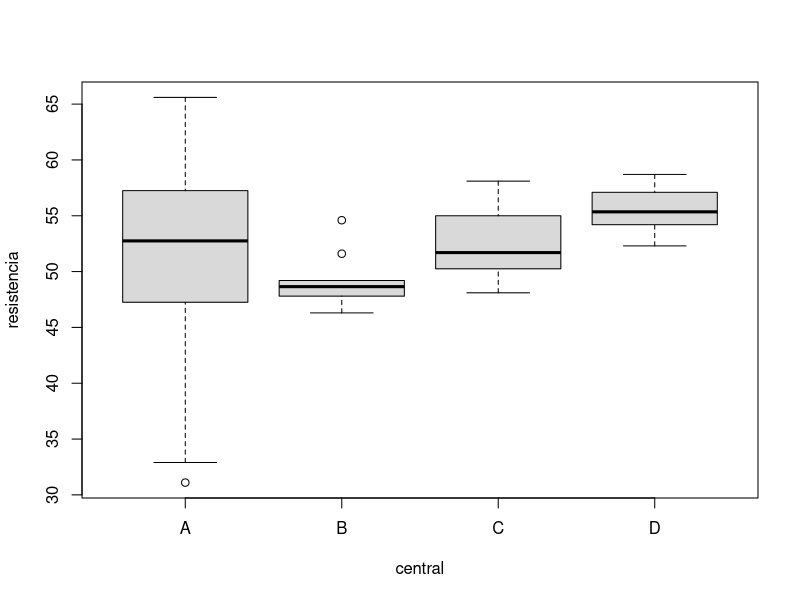
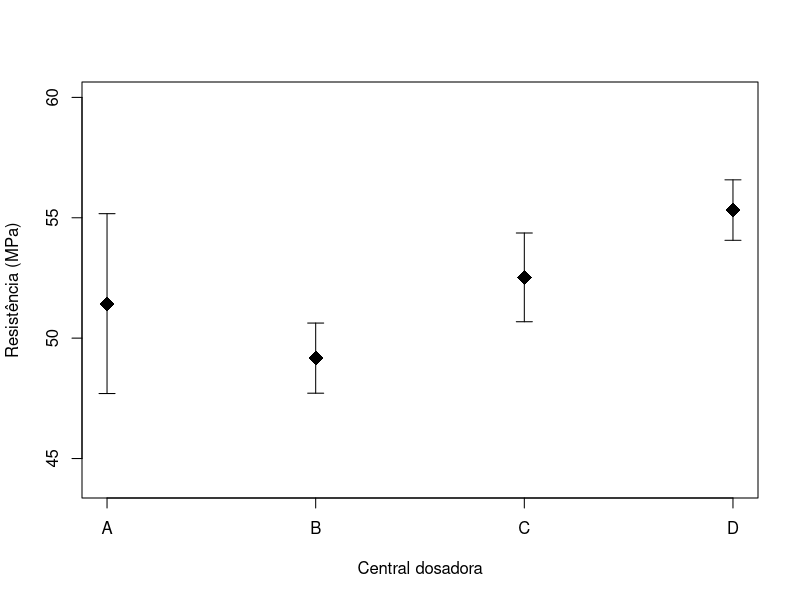

The R script that drew these images, in order:
# Games-Howell: exemplo completo ----
# Pacotes: rstatix ou PMCMRplus. Opcional: userfriendlyscience (descontinuado)
# install.packages(c("rstatix", "PMCMRplus", "car"))

# 1. Dados fictícios: resistência à compressão (MPa) de corpos de prova de concreto
#    de quatro centrais dosadoras. É o conjunto da ficha da ANOVA de Welch.
resistencia <- c(57.0,54.0,51.5,31.1,55.9,32.9,60.2,57.5,59.5,59.4,
                 54.7,47.2,49.2,65.6,46.8,49.9,45.5,47.3,49.2,54.3,
                 48.4,48.3,47.8,49.2,46.3,49.1,51.6,47.5,48.9,54.6,
                 50.5,48.9,51.9,57.5,58.1,50.0,54.4,53.0,51.5,48.1,55.6,50.8,
                 55.6,55.2,58.7,57.4,52.7,54.5,57.1,52.3,54.2,55.5)
central <- factor(rep(c("A", "B", "C", "D"), times = c(20, 10, 12, 10)))
dados <- data.frame(central, resistencia)
aggregate(resistencia ~ central, data = dados,
          FUN = function(x) c(n = length(x), media = mean(x), dp = sd(x), var = var(x)))

# 2. O pressuposto que decide entre Tukey e Games-Howell
library(car)
leveneTest(resistencia ~ central, data = dados, center = median)
v <- tapply(dados$resistencia, dados$central, var); max(v) / min(v)
boxplot(resistencia ~ central, data = dados, col = "gray85")

# 3. O teste global compatível: ANOVA de Welch, não a clássica
oneway.test(resistencia ~ central, data = dados, var.equal = FALSE)
oneway.test(resistencia ~ central, data = dados, var.equal = TRUE)   # para comparar

# 4. Games-Howell
library(rstatix)
games_howell_test(dados, resistencia ~ central)
# alternativas:
# PMCMRplus::gamesHowellTest(resistencia ~ central, data = dados)
# pairwise.t.test(dados$resistencia, dados$central, pool.sd = FALSE, p.adjust.method = "holm")

# 5. Para comparar: Tukey, que usa a variância agrupada
TukeyHSD(aov(resistencia ~ central, data = dados))

# 6. O cálculo passo a passo de um par, para entender a fórmula
m <- tapply(dados$resistencia, dados$central, mean)
s2 <- tapply(dados$resistencia, dados$central, var)
n <- table(dados$central)
i <- "B"; j <- "D"
dif <- m[j] - m[i]
ep  <- sqrt((s2[i]/n[i] + s2[j]/n[j]) / 2)              # erro-padrão na escala de q
gl  <- (s2[i]/n[i] + s2[j]/n[j])^2 /
       ((s2[i]/n[i])^2/(n[i]-1) + (s2[j]/n[j])^2/(n[j]-1))   # Welch-Satterthwaite
q   <- abs(dif) / ep
c(diferenca = dif, ep = ep, gl = gl, q = q,
  p = ptukey(q, nmeans = 4, df = gl, lower.tail = FALSE),
  inferior = dif - qtukey(0.95, 4, gl) * ep,
  superior = dif + qtukey(0.95, 4, gl) * ep)

# 7. Gráfico: médias com o intervalo de cada grupo, não com o agrupado
medias <- m; eps <- sqrt(s2 / n)
plot(1:4, medias, ylim = c(44, 60), pch = 18, cex = 2, xaxt = "n",
     xlab = "Central dosadora", ylab = "Resistência (MPa)")
axis(1, at = 1:4, labels = levels(dados$central))
arrows(1:4, medias - 1.96 * eps, 1:4, medias + 1.96 * eps, angle = 90, code = 3, length = 0.08)
